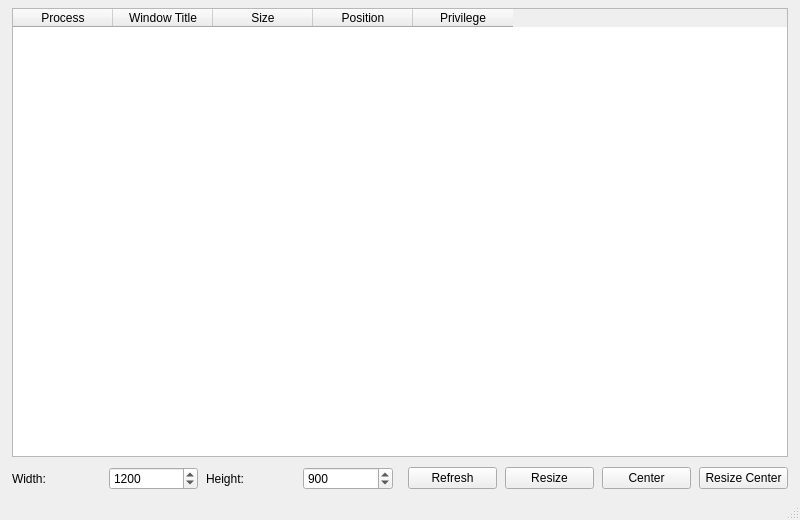
<?xml version="1.0" encoding="UTF-8"?>
<ui version="4.0">
 <class>MainWindow</class>
 <widget class="QMainWindow" name="MainWindow">
  <property name="geometry">
   <rect>
    <x>0</x>
    <y>0</y>
    <width>800</width>
    <height>520</height>
   </rect>
  </property>
  <property name="windowTitle">
   <string>WinSize</string>
  </property>
   <widget class="QWidget" name="centralwidget">
    <layout class="QVBoxLayout" name="verticalLayout">
     <property name="leftMargin"><number>12</number></property>
     <property name="topMargin"><number>8</number></property>
     <property name="rightMargin"><number>12</number></property>
     <property name="bottomMargin"><number>8</number></property>
     <property name="spacing"><number>10</number></property>
     <!-- Window list table. -->
    <item>
     <widget class="QTableWidget" name="tableWidget">
      <property name="columnCount">
       <number>5</number>
      </property>
      <column>
       <property name="text"><string>Process</string></property>
      </column>
      <column>
       <property name="text"><string>Window Title</string></property>
      </column>
      <column>
       <property name="text"><string>Size</string></property>
      </column>
      <column>
       <property name="text"><string>Position</string></property>
      </column>
      <column>
       <property name="text"><string>Privilege</string></property>
      </column>
     </widget>
    </item>
    <!-- Controls row. -->
    <item>
      <layout class="QHBoxLayout" name="controlsLayout">
       <property name="spacing"><number>8</number></property>
      <item>
       <widget class="QLabel" name="labelWidth">
        <property name="text"><string>Width:</string></property>
       </widget>
      </item>
      <item>
        <widget class="QSpinBox" name="spinWidth">
        <property name="minimum"><number>100</number></property>
        <property name="maximum"><number>7680</number></property>
         <property name="value"><number>1200</number></property>
        <property name="singleStep"><number>10</number></property>
       </widget>
      </item>
      <item>
       <widget class="QLabel" name="labelHeight">
        <property name="text"><string>Height:</string></property>
       </widget>
      </item>
      <item>
        <widget class="QSpinBox" name="spinHeight">
        <property name="minimum"><number>100</number></property>
        <property name="maximum"><number>4320</number></property>
         <property name="value"><number>900</number></property>
        <property name="singleStep"><number>10</number></property>
       </widget>
      </item>
      <item>
       <spacer name="hSpacer">
        <property name="orientation"><enum>Qt::Horizontal</enum></property>
       </spacer>
      </item>
      <item>
       <widget class="QPushButton" name="btnRefresh">
        <property name="text"><string>Refresh</string></property>
       </widget>
      </item>
      <item>
       <widget class="QPushButton" name="btnResize">
        <property name="text"><string>Resize</string></property>
       </widget>
      </item>
      <item>
       <widget class="QPushButton" name="btnCenter">
        <property name="text"><string>Center</string></property>
       </widget>
      </item>
      <item>
       <widget class="QPushButton" name="btnResizeAndCenter">
        <property name="text"><string>Resize Center</string></property>
       </widget>
      </item>
     </layout>
    </item>
   </layout>
  </widget>
  <widget class="QMenuBar" name="menubar">
   <property name="geometry">
    <rect>
     <x>0</x>
     <y>0</y>
     <width>800</width>
     <height>21</height>
    </rect>
   </property>
  </widget>
  <widget class="QStatusBar" name="statusbar"/>
 </widget>
 <resources/>
 <connections/>
</ui>
